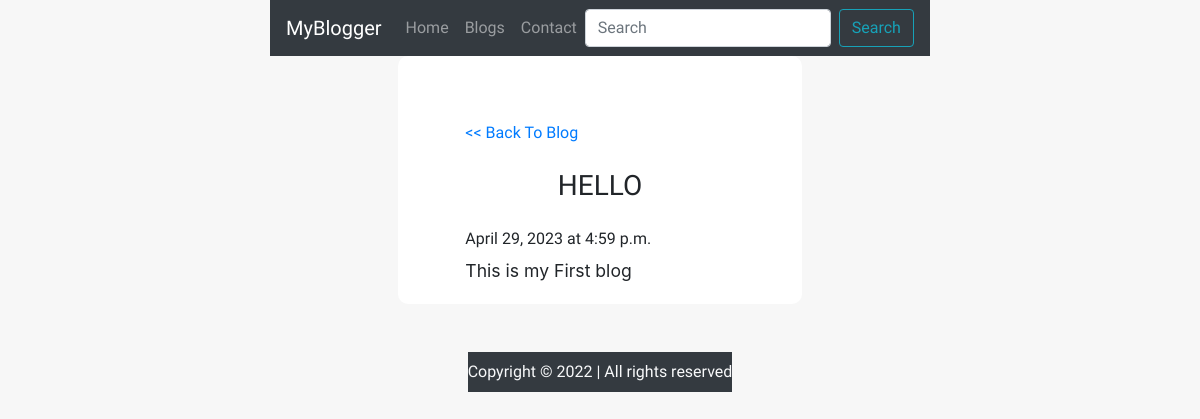
The page /blogpost/first-blog on the database as committed earlier.
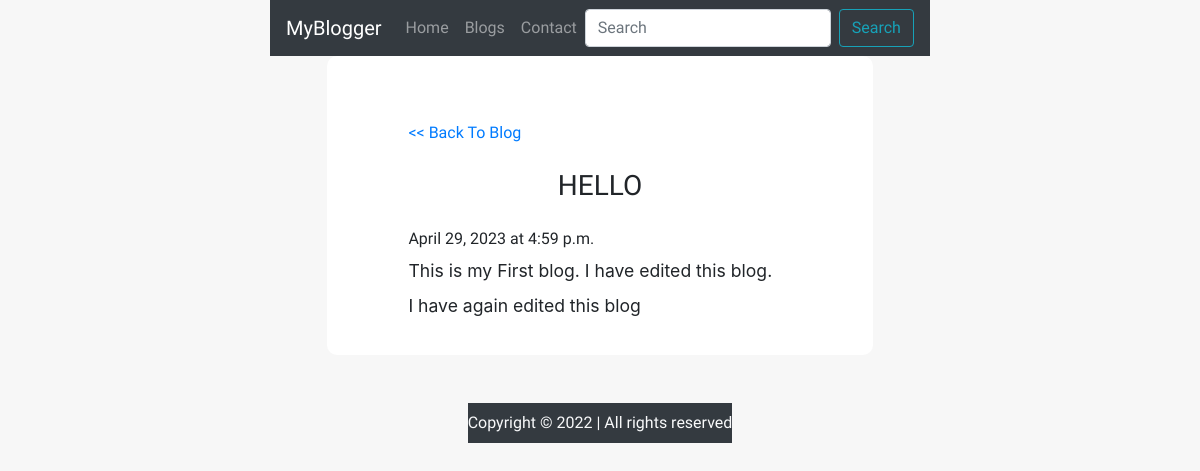
The same page on the database as committed later.
### blog/models.py (models this page shows, shortened)
class Blog(models.Model):
    sno=models.AutoField(primary_key=True)
    title=models.CharField(max_length=200)
    content=models.TextField()
    slug=models.CharField(max_length=100)
    time=models.DateTimeField(auto_now_add=True)

### blog/views.py (the view)
# urls.py: path('blogpost/<str:slug>', views.blogpost, name="blogpost"),
def blogpost(request, slug):
    blog= Blog.objects.filter(slug=slug).first()
    context={'blog':blog}
    return render(request, "blogpost.html", context)

### templates/blogpost.html (shortened to what this page needs)
{% extends 'base.html' %}
{% load static %}
{% block body %}
<section>
    <div class="container blogpost my-0 pb-4">
        <div class="row blogimage text-center">
            <div class="col-12 my-3"><img class="img-fluid mx-auto"
            </div>
        </div>
        <div class="row blogcontent">
            <a class="col-12" href="{% url 'blog' %}" style="text-decoration: none;"><< Back To Blog</a>
            <h3 class="col-12 text-uppercase mx-auto my-4 text-center">{{blog.title}}</h3>
            <div class="col-lg-12 col-md-12 mx-auto">
                <div class="font-weight-light" style="margin-bottom: 10px">{{blog.time.date}} at {{blog.time.time}}</div>
                <div class="text-content blogbody font-weight-normal">
                    {{blog.content|safe}}
                </div>
            </div>
        </div>
    </div>
</section>
{% endblock body %}

### templates/base.html (shortened to what this page needs)
<!doctype html>
<html lang="en">
  {% load static %}
  <head>
    <link rel="stylesheet" href="https://cdn.jsdelivr.net/npm/bootstrap@4.0.0/dist/css/bootstrap.min.css">
    <link rel="stylesheet" type="text/css" href="{% static 'css/blog.css' %}">
    <link rel="stylesheet" type="text/css" href="{% static 'css/index.css' %}">
  </head>
  <body>
    <nav class="navbar navbar-expand-lg navbar-dark bg-dark" /*style="background-color: #e3f2fd;"*/>
        <a class="navbar-brand" href="/">MyBlogger</a>
        <div class="collapse navbar-collapse" id="navbarSupportedContent">
          <ul class="navbar-nav mx-auto">
            <li class="nav-item {% block homeactive %}{% endblock homeactive %}">
              <a class="nav-link" href="/">Home <span class="sr-only">(current)</span></a>
            </li>
            <li class="nav-item {% block blogsactive %}{% endblock blogsactive %}">
              <a class="nav-link" href="/blog">Blogs</a>
            </li>
            <li class="nav-item {% block contactactive %}{% endblock contactactive %}">
                <a class="nav-link" href="/contact">Contact</a>
              </li>
        </ul>
          <form name="search" action="/search" method="get" class="form-inline my-2 my-lg-0">
            <input class="form-control mr-sm-2" type="search" placeholder="Search" aria-label="Search">
            <button class="btn btn-outline-info my-2 my-sm-0" type="submit">Search</button>
          </form>
        </div>
    {% block body %}
    {% endblock body %}
    <footer class="bg-dark text-light mt-5">
        <p class="text-center py-2 my-0">
          Copyright &copy; 2022 | All rights reserved
        </p>
    </footer>
  </body>
</html>

### blog/static/css/blog.css (style rules this page uses)
*, *::before, *::after { box-sizing: border-box; padding: 0; margin: 0; }
body { font-family: "Quicksand", sans-serif; place-items: center; height: 100vh; background: #f7f7f7; }
.container { display: flex; flex-wrap: wrap; justify-content: center; max-width: 1200px; margin-block: 2rem; gap: 2rem; }

Rows that differ between the two databases and show on the page:
changed Blog "HELLO": content "This is my First blog" → "This is my First blog. I have edited this blog. I have again edited this blog"
